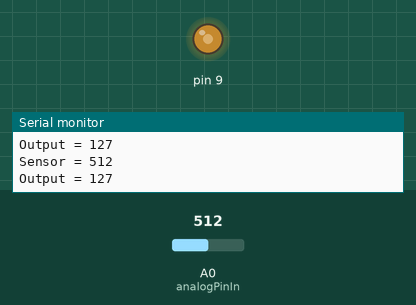
The sketch below on a simulated Arduino Uno, built with avr-gcc and run on an emulated ATmega328P. On the bench: output pins drawn as LEDs (lit = HIGH), the last lines printed to the serial monitor. The test bench sets the inputs (shaded band); at power-on: A0 (analogPinIn) = 512.

Above: at 1.2 s.
1.3 s: A0 (analogPinIn) set to 716
At 1.8 s:
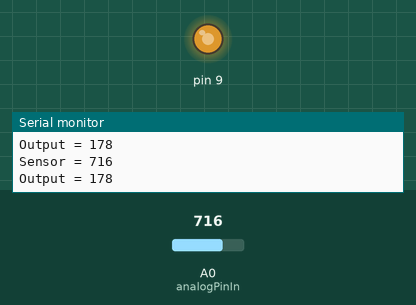
2.9 s: A0 (analogPinIn) set to 900
At 4.2 s:
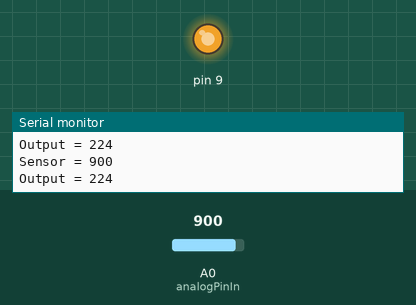
4.5 s: A0 (analogPinIn) set to 122
At 5.8 s:
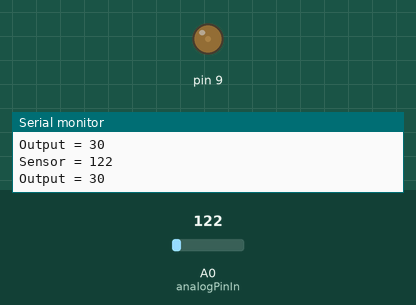
6.1 s: A0 (analogPinIn) set to 0
At 7.3 s:
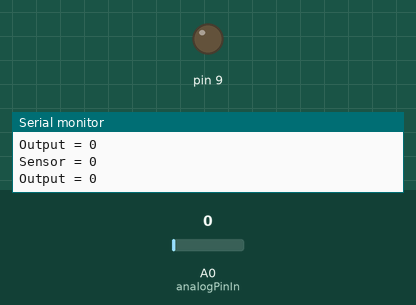
7.7 s: A0 (analogPinIn) set to 511
At 8.6 s:
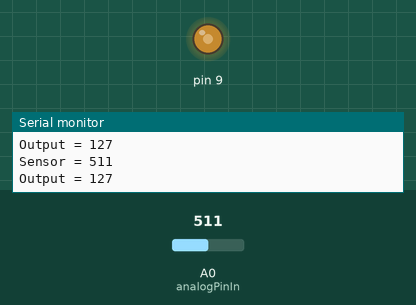
Timing chart, 0 to 10.3 s (numbered marks = the images above; inputs shaded):
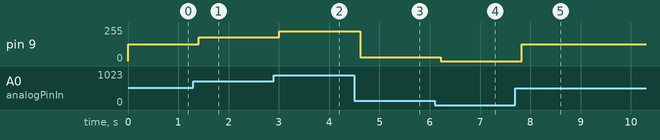

Measured:
- after the input at 1.3 s, pin 9: 127/255 → 178/255 after 0.11 s
- after the input at 2.9 s, pin 9: 178/255 → 224/255 after 0.11 s
- after the input at 4.5 s, pin 9: 224/255 → 30/255 after 0.12 s
- after the input at 6.1 s, pin 9: 30/255 → 0/255 after 0.12 s
- after the input at 7.7 s, pin 9: 0/255 → 127/255 after 0.12 s

The sketch:

potentiometer.ino
```cpp
const int analogPinIn = A0;
//const int analogPinOut = 9;
int sensor = 0;
int outputValue = 0;
void setup() {
  Serial.begin(9600);

}

void loop() {
  // put your main code here, to run repeatedly:
  sensor = analogRead(analogPinIn);
  outputValue = map(sensor, 0, 1023, 0, 255);
  analogWrite(9, outputValue);
  Serial.print("Sensor = ");
  Serial.println(sensor);
  Serial.print("Output = ");
  Serial.println(outputValue);
  delay(200);
}
```
